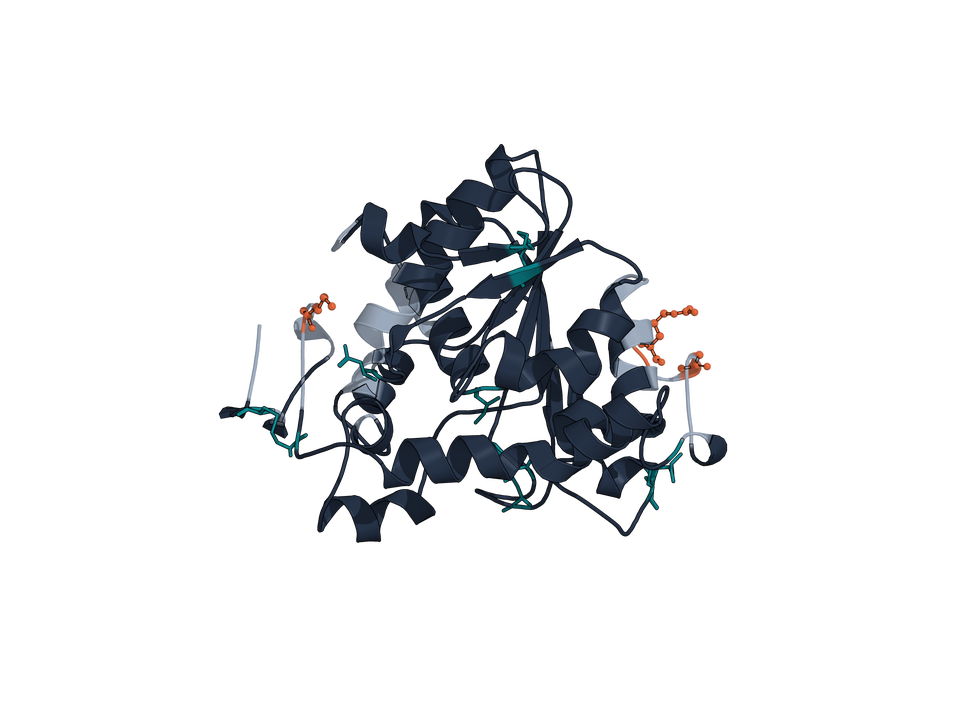
#> input picture outputs/paper_bundle_v1/structure_panels/1LBT/overview.png, 970 x 727 px, shrunk from 2400 x 1800 before the run
$ python render_mars_field_case_studies_v5.py
#> lines starting #> are read from the running program, lines starting #| are printed output that depends on the picture; after the words box and inside, x2 and y2 are one past the last pixel; in counts of white or black regions, pixels touching at a corner belong together
from __future__ import annotations

from pathlib import Path
import json
import re

import matplotlib as mpl
import matplotlib.image as mpimg
import matplotlib.pyplot as plt
import matplotlib.patches as patches


ROOT = Path(__file__).resolve().parents[1]
OUT = ROOT / "outputs"
PAPER = OUT / "paper_bundle_v1"
FIG = PAPER / "figures"
STRUCT = PAPER / "structure_panels"

COL = {
    "ink": "#111827",
    "muted": "#667085",
    "edge": "#d0d5dd",
    "accent1": "#1d4ed8",
    "accent2": "#0f766e",
    "accent3": "#b45309",
    "accent4": "#7c3aed",
}

CASES = [
    ("1LBT", "lipase_b", COL["accent1"], "Safety-preserving controller"),
    ("tem1_1btl", "beta_lactamase", COL["accent2"], "Stable incumbent with neural alternative"),
    ("petase_5xh3", "cutinase", COL["accent3"], "Reproducible redesign across related PETase backbones"),
    ("CLD_3Q09_TOPIC", "cld", COL["accent4"], "Calibration stress-test under topic conditioning"),
]


def style():
    mpl.rcParams.update(
        {
            "font.family": "DejaVu Sans",
            "font.size": 9.0,
            "figure.facecolor": "white",
            "axes.facecolor": "white",
            "savefig.facecolor": "white",
            "savefig.bbox": "tight",
        }
    )


def cl(text: str) -> str:
    return str(text).replace("_", " ")


def crop_image(path: Path):
    image = mpimg.imread(path)
    if image.ndim == 3:
        rgb = image[..., :3]
        mask = (rgb < 0.985).any(axis=2)
        coords = mask.nonzero()
        if len(coords[0]) > 0:
            y0, y1 = coords[0].min(), coords[0].max() + 1
            x0, x1 = coords[1].min(), coords[1].max() + 1
            py = max(4, int((y1 - y0) * 0.03))
            px = max(4, int((x1 - x0) * 0.03))
            image = image[max(0, y0 - py): min(image.shape[0], y1 + py), max(0, x0 - px): min(image.shape[1], x1 + px)]
    return image


def load_summary_lines(target: str) -> list[str]:
    path = OUT / f"{target.lower()}_pipeline" / "pipeline_summary.md"
    return path.read_text(encoding="utf-8").splitlines() if path.exists() else []


def extract_text(lines: list[str], prefix: str) -> str:
    for line in lines:
        if line.startswith(prefix):
            return line.split(":", 1)[1].strip()
    return "NA"


def extract_mutation_only(text: str) -> str:
    match = re.search(r"`([^`]+)`", text)
    return match.group(1) if match else text.replace("`", "")


def compact_mutations(text: str, max_len: int = 32) -> str:
    text = str(text or "NA")
    if text == "NA":
        return "NA"
    compact = text.replace(";", "/")
    return compact if len(compact) <= max_len else compact[: max_len - 1] + "…"


def best_neural_decoder(target: str) -> str:
    path = OUT / f"{target.lower()}_pipeline" / "learned_fusion_summary.json"
    if not path.exists():
        return "NA"
    payload = json.loads(path.read_text(encoding="utf-8"))
    return str(payload.get("best_neural_decoder_candidate", "") or "NA")


def summary_strip(ax, accent, claim, policy, learned, neural_top, neural_decoder, retained):
    ax.axis("off")
    box = patches.FancyBboxPatch(
        (0.00, 0.04), 1.00, 0.88,
        boxstyle="round,pad=0.010,rounding_size=0.018",
        linewidth=0.9,
        edgecolor=COL["edge"],
        facecolor="white",
        transform=ax.transAxes,
    )
    ax.add_patch(box)
    ax.add_patch(patches.Rectangle((0.00, 0.90), 1.00, 0.02, color=accent, transform=ax.transAxes, lw=0))
    rows = [
        ("regime", claim),
        ("policy", compact_mutations(policy)),
        ("best learned", compact_mutations(learned)),
        ("neural", f"top {compact_mutations(neural_top)} | decoder {compact_mutations(neural_decoder)} | retained {retained}"),
    ]
    y = 0.82
    for label, value in rows:
        ax.text(0.03, y, label, transform=ax.transAxes, fontsize=7.6, fontweight="bold", color=COL["ink"], ha="left", va="top")
        ax.text(0.22, y, value, transform=ax.transAxes, fontsize=7.6, color=COL["muted"], ha="left", va="top")
        y -= 0.19


def render():
    style()
    FIG.mkdir(parents=True, exist_ok=True)

    fig = plt.figure(figsize=(13.2, 10.2))
    gs = fig.add_gridspec(2, 2, wspace=0.16, hspace=0.18)
    letters = ["a", "b", "c", "d"]

    fig.text(0.03, 0.985, "Figure 4 | Representative case studies reveal distinct controller regimes", fontsize=16.2, fontweight="bold", ha="left", va="top", color=COL["ink"])
    fig.text(0.03, 0.962, "PSE-derived overview and design-window renders highlight four controller regimes across representative targets.", fontsize=9.6, ha="left", va="top", color=COL["muted"])

    for idx, (target, family, accent, claim) in enumerate(CASES):
        sub = gs[idx // 2, idx % 2].subgridspec(2, 2, height_ratios=[1.0, 0.48], width_ratios=[1.0, 1.0], wspace=0.08, hspace=0.03)
        ax_over = fig.add_subplot(sub[0, 0])
        ax_zoom = fig.add_subplot(sub[0, 1])
        ax_strip = fig.add_subplot(sub[1, :])

        ax_over.imshow(crop_image(STRUCT / target / "overview.png"))
#> in crop_image, image is the input picture: shape (727, 970, 4) float32; mean R, G, B, A 0.0156, 0.0194, 0.0246, 0.0876
#> in crop_image, `rgb = image[..., :3]`:
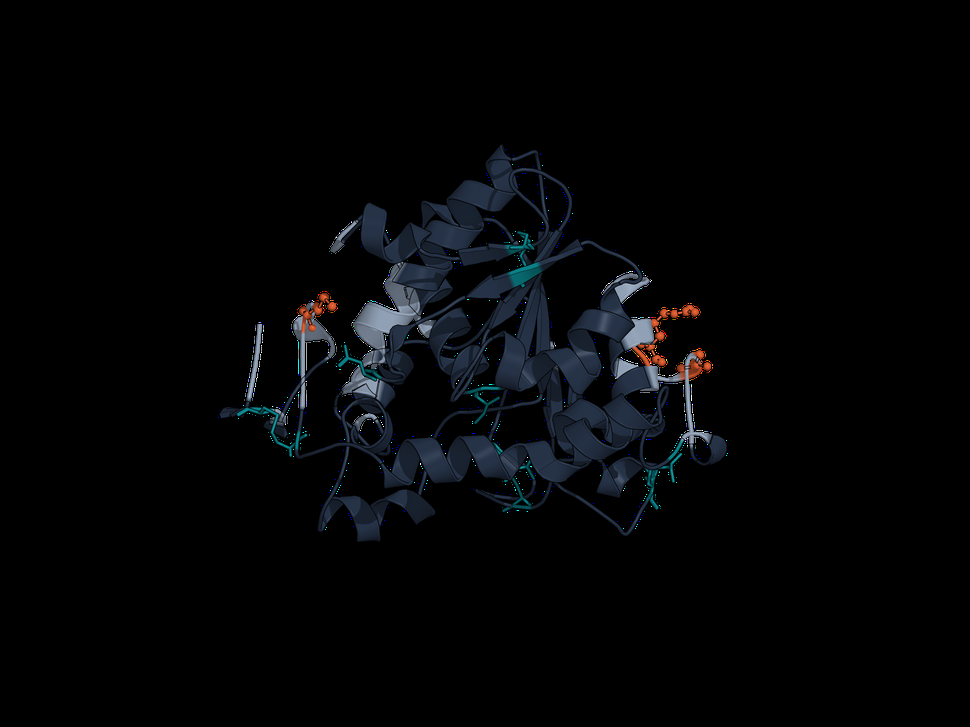
#> rgb: shape (727, 970, 3) float32; mean R, G, B 0.0156, 0.0194, 0.0246
#> in crop_image, `mask = (rgb < 0.985).any(axis=2)`:
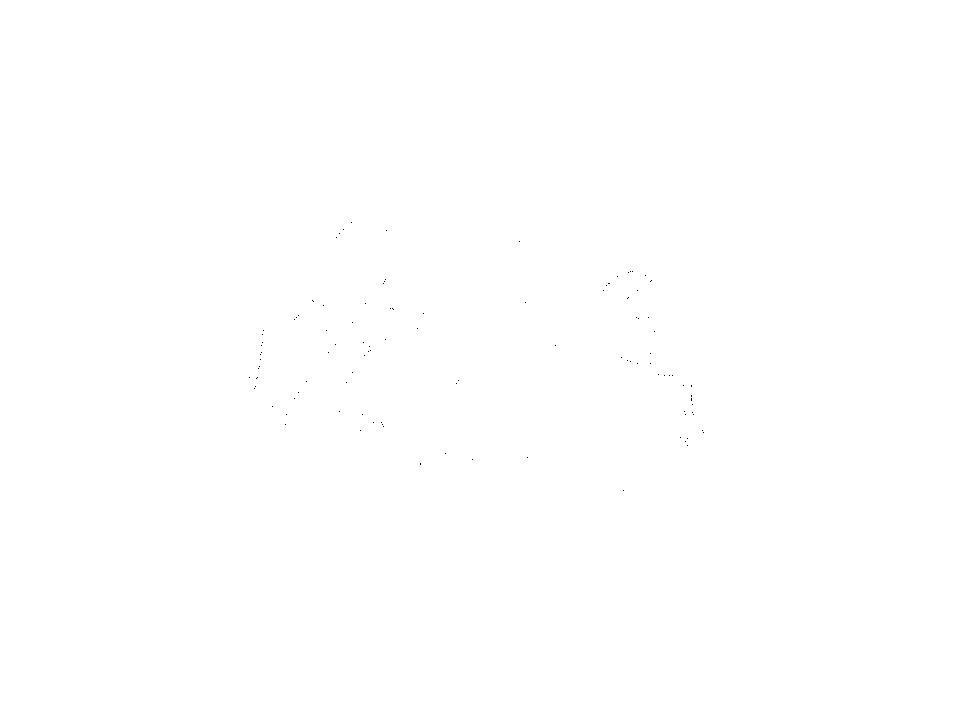
#> mask: shape (727, 970) bool; 100% white; black in thin lines or dots, all inside (x1, y1, x2, y2) = (249, 222, 704, 491)
#> in crop_image, `coords = mask.nonzero()`: coords = 705073 positions, rows 0 to 726, columns 0 to 969
#> in crop_image, `y0, y1 = coords[0].min(), coords[0].max() + 1`: y0 = 0; y1 = 727
#> in crop_image, `x0, x1 = coords[1].min(), coords[1].max() + 1`: x0 = 0; x1 = 970
#> in crop_image, `py = max(4, int((y1 - y0) * 0.03))`: py = 21
#> in crop_image, `px = max(4, int((x1 - x0) * 0.03))`: px = 29
        ax_zoom.imshow(crop_image(STRUCT / target / "design_window.png"))
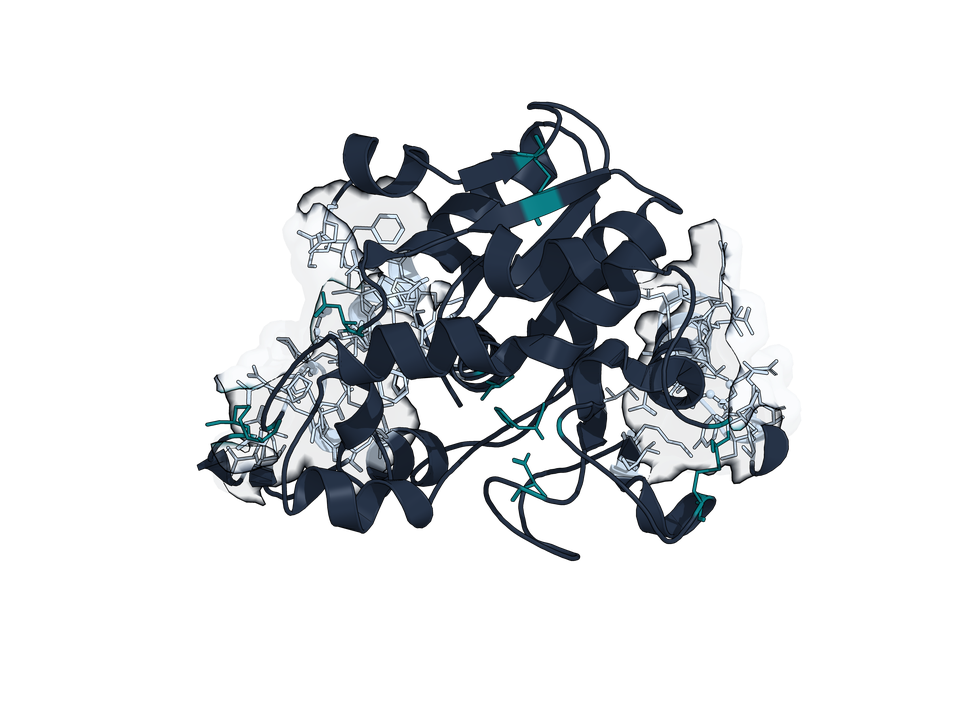
#> input picture outputs/paper_bundle_v1/structure_panels/1LBT/design_window.png, 970 x 727 px, shrunk from 2400 x 1800 before the run
#> in crop_image, image is the input picture: shape (727, 970, 4) float32; mean R, G, B, A 0.0488, 0.0586, 0.0688, 0.145
#> in crop_image (call 2), `rgb = image[..., :3]`:
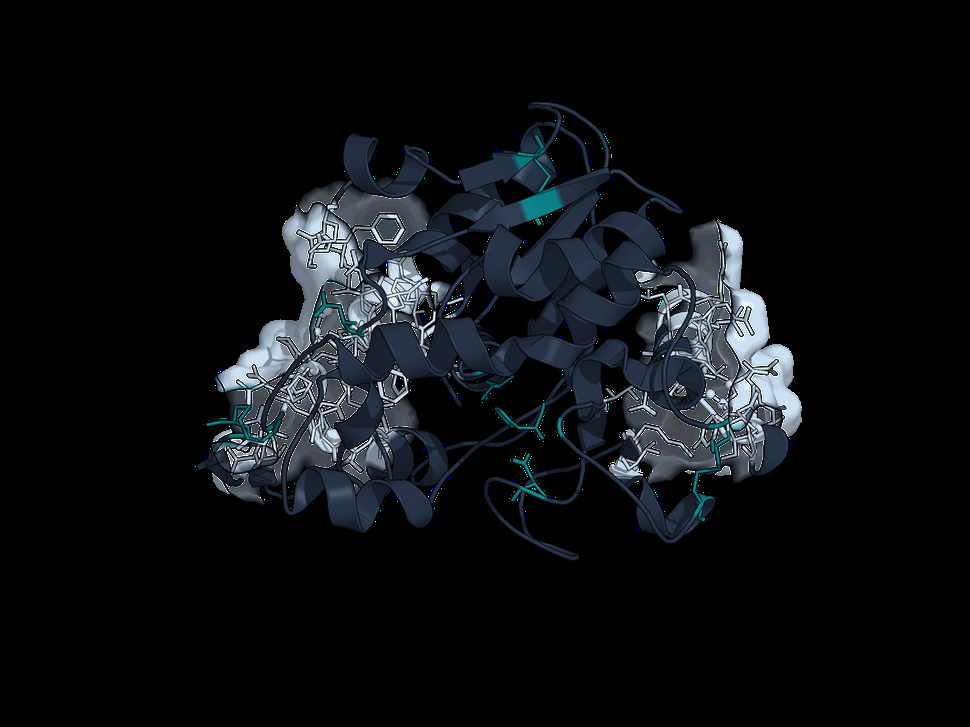
#> rgb: shape (727, 970, 3) float32; mean R, G, B 0.0488, 0.0586, 0.0688
#> in crop_image (call 2), `mask = (rgb < 0.985).any(axis=2)`:
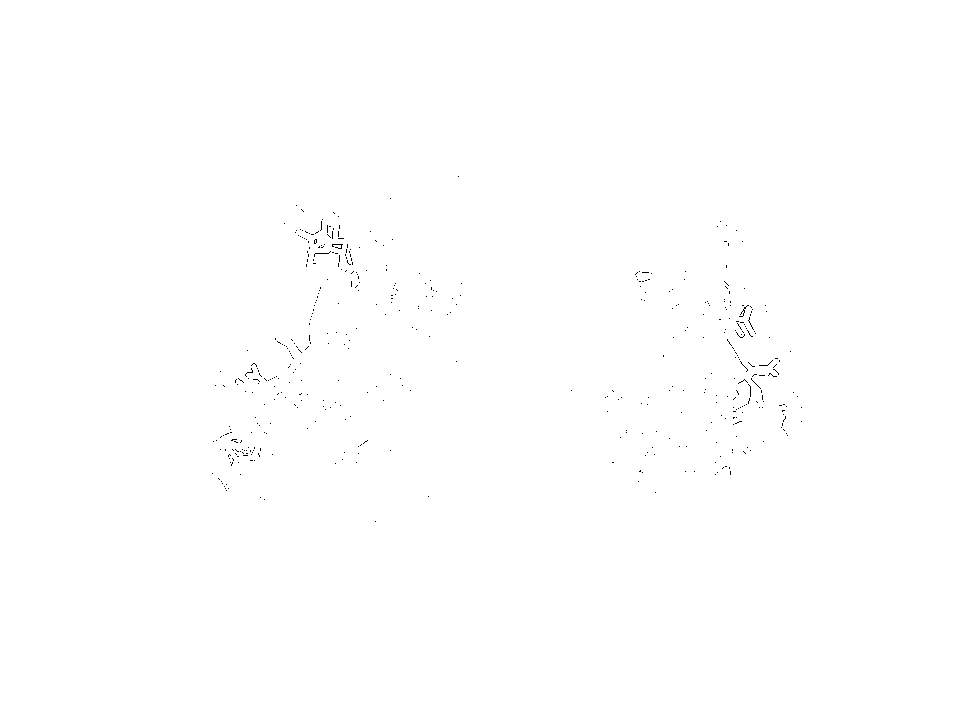
#> mask: shape (727, 970) bool; 99.9% white; black in thin lines or dots, all inside (x1, y1, x2, y2) = (212, 176, 802, 522)
#> in crop_image (call 2), `coords = mask.nonzero()`: coords = 704178 positions, rows 0 to 726, columns 0 to 969
        for ax in [ax_over, ax_zoom]:
            ax.axis("off")

        ax_over.text(0.00, 1.02, letters[idx], transform=ax_over.transAxes, fontsize=11.5, fontweight="bold", color=COL["ink"], ha="left", va="bottom")
        ax_over.text(0.08, 1.02, cl(target), transform=ax_over.transAxes, fontsize=10.5, fontweight="bold", color=COL["ink"], ha="left", va="bottom")
        ax_over.text(0.08, 0.99, family, transform=ax_over.transAxes, fontsize=7.8, color=accent, ha="left", va="top")
        ax_zoom.text(0.00, 1.02, "design window", transform=ax_zoom.transAxes, fontsize=8.2, fontweight="bold", color=COL["muted"], ha="left", va="bottom")

        lines = load_summary_lines(target)
        policy = extract_mutation_only(extract_text(lines, "- policy winner"))
        learned = extract_mutation_only(extract_text(lines, "- best learned winner"))
        neural_top = extract_text(lines, "- neural top candidate")
        retained = extract_text(lines, "- neural field decoder novel candidates injected")
        neural_decoder = best_neural_decoder(target)

        summary_strip(ax_strip, accent, claim, policy, learned, neural_top, neural_decoder, retained)

    fig.savefig(FIG / "figure4_case_studies_master_v5.svg")
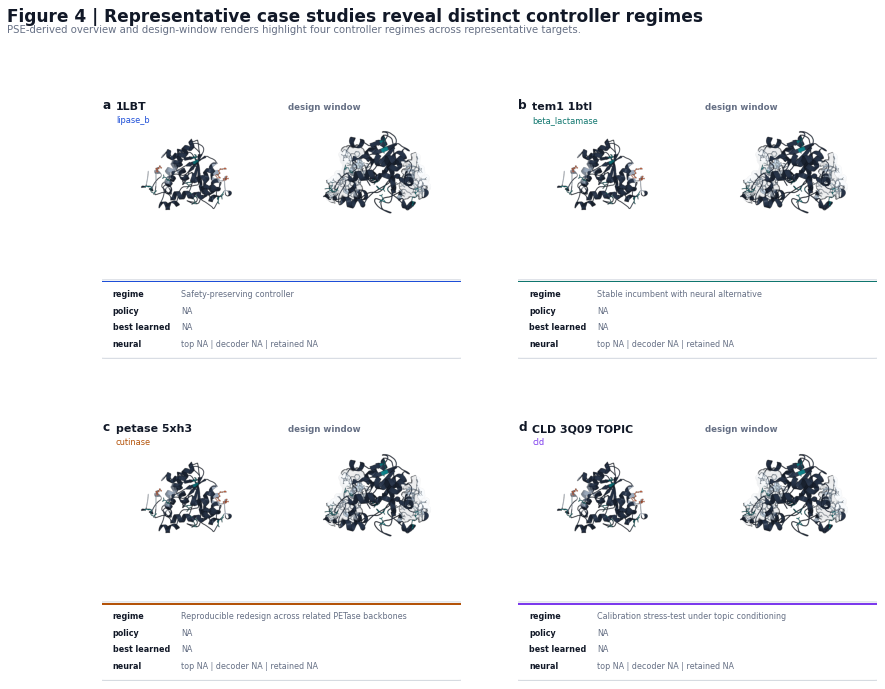
#> figure drawn by matplotlib, 12 panels
    fig.savefig(FIG / "figure4_case_studies_master_v5.png", dpi=300)


if __name__ == "__main__":
    render()
